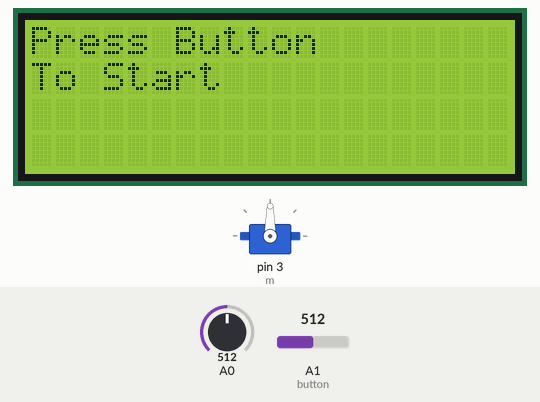
The sketch below on a simulated Arduino Uno, built with avr-gcc and run on an emulated ATmega328P. Parts: servo, 20×4 character LCD. The test bench sets the inputs (shaded band); at power-on: A1 (button) = 512, A0 = 512. What the sketch prints to the serial monitor is not drawn.

Above: at 2.5 s.
2.6 s: A1 (button) set to 22
5.2 s: A1 (button) set to 17
At 8.3 s:
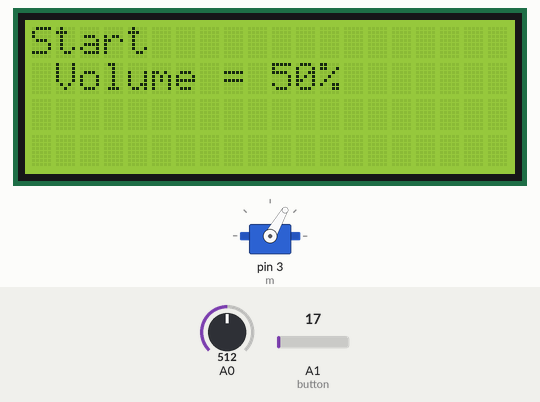
9.7 s: A1 (button) set to 122
At 11.7 s:
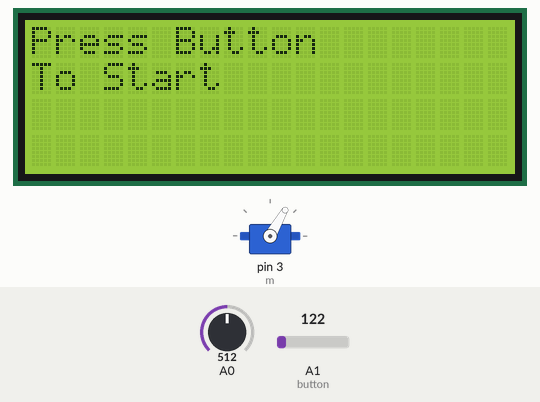
14.2 s: A1 (button) set to 10
At 15.3 s:
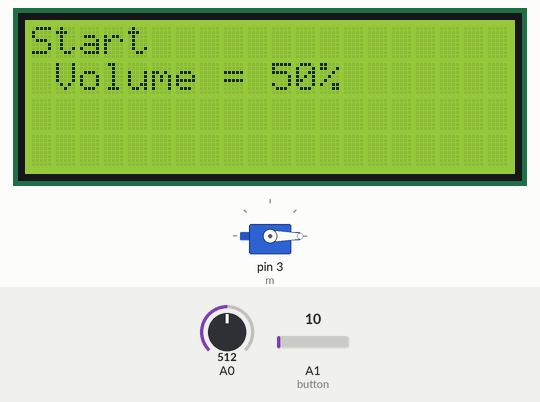
18.7 s: A0 set to 306
At 20.9 s:
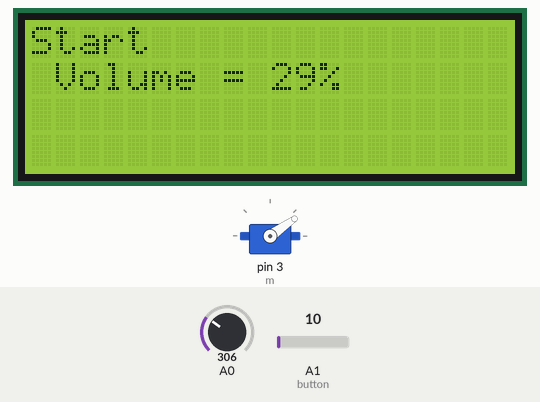
23.2 s: A0 set to 511
At 25.0 s:
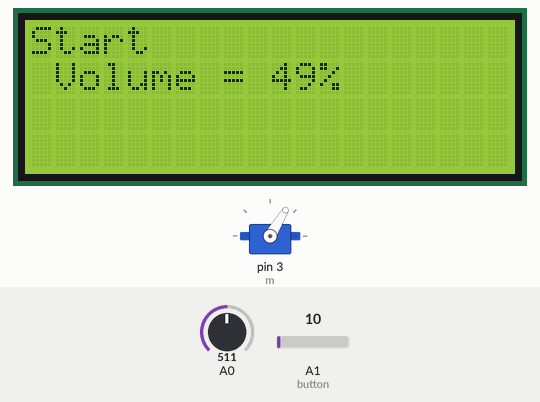
Timing chart, 0 to 28.7 s (numbered marks = the images above; inputs shaded):
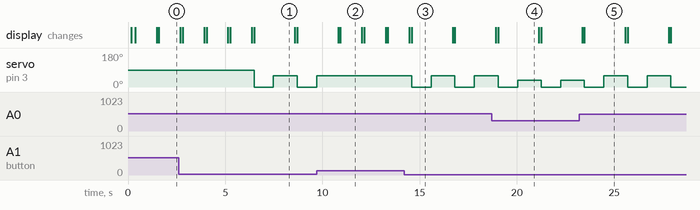

The sketch:

Ventilator_code.ino
```cpp
#include<Servo.h>
#include <Wire.h>
#include <LiquidCrystal_I2C.h>

LiquidCrystal_I2C lcd(0x27, 20, 4); // set the LCD address to 0x27 for a 16 chars and 2 line display


Servo m;

#define sensor A0
#define button A1

void setup()
{
  Serial.begin(9600);
  m.attach(3);
  lcd.init();
  delay(100);
  lcd.backlight();
  delay(100);
  //lcd.begin(16, 2);
  delay(100);
  lcd.print("Welecome");
  Serial.println("Welecome");
  delay(1000);
  pinMode(A0, INPUT);
  pinMode(button, INPUT);


}

int t = 0;

void loop()
{
  int c = analogRead(button);
  Serial.print("Button :");
  Serial.println(c);
  delay(100);
  if (c <20)
  {
    lcd.clear();
    delay(100);
    t = 1;
    lcd.print("Start");
    m.write(0);
    int val = analogRead(A0);
    int val_new = map(val, 0, 1023, 0, 120);
    lcd.setCursor(0, 1);
    lcd.print(" Volume = ");
    int per_val = map(val, 0, 1023, 0, 100);
    lcd.print(per_val);
    lcd.print("%");
    //Serial.println(val_new);
    delay(1000);
    m.write(val_new);
    delay(1000);
  }
  else
  {
//    lcd.clear();
//    delay(100);
//    lcd.print("Stop");
//    delay(500);
    lcd.clear();
    delay(100);
    lcd.print("Press Button");
    lcd.setCursor(0,1);
    lcd.print("To Start");
    delay(1000);
    // Serial.println("Stop");
  }

}
```

Measured:
- the behaviour switches between 20 and 19 on A1 (button) (found by bisection; images 0 and 1)
- after the input at 5.2 s, servo on pin 3 (m): 90° → 0° after 1.3 s, → 60° 1.0 s later, → 0° 1.2 s later; the display: first differs from a run without the input after 1.3 s (image 1)
- after the input at 9.7 s, servo on pin 3 (m): goes on until 9.7 s, then stays 60°; the display: first differs from a run without the input after 1.2 s (image 2)
- after the input at 14.2 s, servo on pin 3 (m): alternates 60° for 1.2 s and 0° for 1.0 s, starting after 0.39 s; the display: first differs from a run without the input after 0.39 s (image 3)
- after the input at 18.7 s, the display: first differs from a run without the input after 0.33 s (image 4)
- after the input at 23.2 s, the display: first differs from a run without the input after 0.28 s (image 5)
- what the display in image 1 shows lasts 2.1 s, from 6.5 s to 8.6 s
